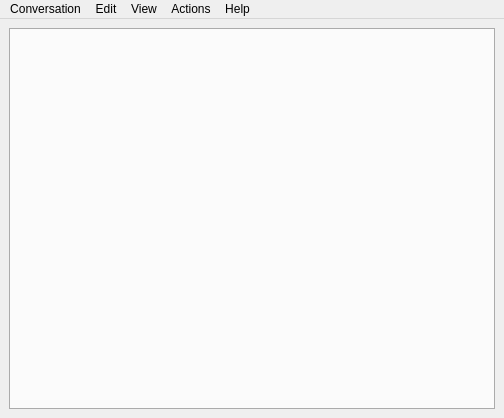
<?xml version="1.0" encoding="UTF-8"?>
<ui version="4.0">
 <class>ChatWindow</class>
 <widget class="QMainWindow" name="ChatWindow">
  <property name="geometry">
   <rect>
    <x>0</x>
    <y>0</y>
    <width>504</width>
    <height>418</height>
   </rect>
  </property>
  <property name="windowTitle">
   <string>- Cyuf</string>
  </property>
  <widget class="QWidget" name="centralwidget">
   <layout class="QVBoxLayout" name="verticalLayout">
    <item>
     <widget class="QTabWidget" name="tabWidget">
      <property name="tabPosition">
       <enum>QTabWidget::South</enum>
      </property>
      <property name="currentIndex">
       <number>-1</number>
      </property>
      <property name="tabsClosable">
       <bool>true</bool>
      </property>
     </widget>
    </item>
   </layout>
  </widget>
  <widget class="QMenuBar" name="menubar">
   <property name="geometry">
    <rect>
     <x>0</x>
     <y>0</y>
     <width>504</width>
     <height>19</height>
    </rect>
   </property>
   <widget class="QMenu" name="menuConversation">
    <property name="title">
     <string>Conversation</string>
    </property>
   </widget>
   <widget class="QMenu" name="menuEdit">
    <property name="title">
     <string>Edit</string>
    </property>
   </widget>
   <widget class="QMenu" name="menuView">
    <property name="title">
     <string>View</string>
    </property>
   </widget>
   <widget class="QMenu" name="menuActions">
    <property name="title">
     <string>Actions</string>
    </property>
    <widget class="QMenu" name="menuMore_Actions">
     <property name="title">
      <string>More Actions</string>
     </property>
     <addaction name="viewWebcamMenu"/>
     <addaction name="inviteWebcamMenu"/>
    </widget>
    <addaction name="menuMore_Actions"/>
   </widget>
   <widget class="QMenu" name="menuHelp">
    <property name="title">
     <string>Help</string>
    </property>
   </widget>
   <addaction name="menuConversation"/>
   <addaction name="menuEdit"/>
   <addaction name="menuView"/>
   <addaction name="menuActions"/>
   <addaction name="menuHelp"/>
  </widget>
  <action name="actionVideoCall">
   <property name="icon">
    <iconset resource="buddylist.qrc">
     <normaloff>:/chatWindow/resources/camera-web.png</normaloff>:/chatWindow/resources/camera-web.png</iconset>
   </property>
   <property name="text">
    <string>Video Call</string>
   </property>
  </action>
  <action name="actionAudioCall">
   <property name="icon">
    <iconset resource="buddylist.qrc">
     <normaloff>:/chatWindow/resources/audio-headset.png</normaloff>:/chatWindow/resources/audio-headset.png</iconset>
   </property>
   <property name="text">
    <string>Audio Call</string>
   </property>
  </action>
  <action name="viewWebcamMenu">
   <property name="text">
    <string>View webcam...</string>
   </property>
  </action>
  <action name="inviteWebcamMenu">
   <property name="text">
    <string>Invite to View My Webcam</string>
   </property>
  </action>
 </widget>
 <tabstops>
  <tabstop>tabWidget</tabstop>
 </tabstops>
 <resources>
  <include location="buddylist.qrc"/>
 </resources>
 <connections/>
</ui>
